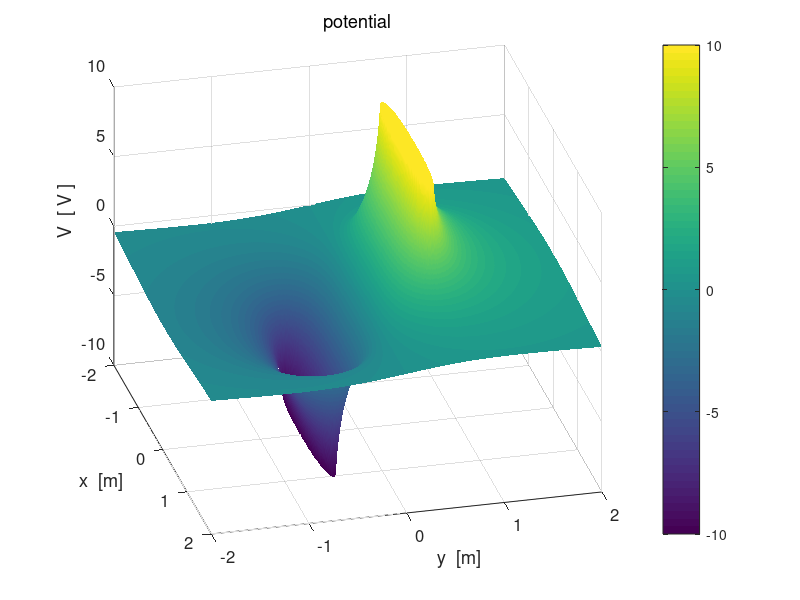

The MATLAB source for this figure: (Note: this script raises an error after producing the figure.)
% cemVE10.m
% 21 april 2016
% Ian Cooper
% School of Physics, University of Sydney
% ../mphome.htm

% Potential and Electric Field in [2D] region
% Model of a short capacitor
% Figure 6: Electric field lines
%           need to be careful with number of streamlines and their
%           starting positions ===>
%           Density of electric lines proportion to strength of electric field


clear all
close all
clc
tic

% ========================================================================
% INPUTS  
% ========================================================================

% Number of grid point    [N = 10001]
   N = 1001;

% Number of charges
   NQ = 100;
   
% Charge   
   Q0 = 10e-6;
   
% Radius of circular charged conductor;   
   a = 0.05;
   
% X & Y components of position of charges  [0, 0, 0, 0, 0]
   x1 = -1; x2 = 1;
   y1 = -0.5; y2 = 0.5;

% constants
   eps0 = 8.854e-12;
   kC = 1/(4*pi*eps0);
   
% Dimensions of region / saturation levels
%   [dimensions of region -2 to 2 / minR = 1e-6 / Esat = 1e6 / Vsat = 1e6]
   minX = -2;  
   maxX =  2;
   minY = -2;
   maxY =  2;
   minR = 1e-6;
   minRx = 1e-6;
   minRy = 1e-6;
   Vsat = kC * max(abs(Q0)) / a;
   Esat = kC * max(abs(Q0)) / a^2;
   Vsat = 1e7;
   Esat = 1e8;
% =======================================================================
% SETUP 
% =======================================================================

% Charges
  Q = -Q0 .* ones(1,NQ);
  Q(1+NQ/2:NQ) = Q0;
  xC(1:NQ/2) = linspace(x1,x2,NQ/2);
  xC(1+NQ/2:NQ) = linspace(x1,x2,NQ/2);
  yC(1:NQ/2) = y1; yC(1+NQ/2:NQ) = y2;
  
% Fields
    V = zeros(N,N);
    Ex = zeros(N,N); Ey = zeros(N,N);
    
% [2D] region
    x  = linspace(minX,maxX,N);
    y = linspace(minY, maxY,N);
    
% Color of charged object  +  red   /   - black
    col1 = [1 0 0];
    col2 = [0 0 0];
   
% Grid positions
    [xG, yG] = meshgrid(x,y);

% =======================================================================
% CALCULATION: POTENTIAL & ELECTRIC FIELD 
% =======================================================================

for n = 1 : NQ
   Rx = xG - xC(n);
   Ry = yG - yC(n);
   
   index = find(abs(Rx)+ abs(Ry) == 0); 
   Rx(index) = minRx;  Ry(index) = minRy;
   
   R = sqrt(Rx.^2 + Ry.^2);
   R(R==0) = minR;
   V = V + kC .* Q(n) ./ (R);
   
   R3 = R.^3;
   Ex = Ex + kC .* Q(n) .* Rx ./ R3;
   Ey = Ey + kC .* Q(n) .* Ry ./ R3;
end

   if max(max(V)) >=  Vsat; V(V > Vsat)  = Vsat; end;
   if min(min(V)) <= -Vsat; V(V < -Vsat) = -Vsat; end;

   E = sqrt(Ex.^2 + Ey.^2);
   if max(max(E)) >=  Esat; E(E >  Esat)  =  Esat; end;
   if min(min(E)) <= -Esat; E(E < -Esat)  = -Esat; end;
   
   if max(max(Ex)) >=  Esat; Ex(Ex >  Esat)  =  Esat; end;
   if min(min(Ex)) <= -Esat; Ex(Ex < -Esat)  = -Esat; end;
   
   if max(max(Ey)) >=  Esat; Ey(Ey >  Esat)  =  Esat; end;
   if min(min(Ey)) <= -Esat; Ey(Ey < -Esat)  = -Esat; end;
   

% ======================================================================= 
% GRAPHICS 
% =======================================================================

%%

figure(1)   % 11111111111111111111111111111111111111111111111111111111111
   set(gcf,'units','normalized','position',[0.01 0.52 0.23 0.32]);
   surf(xG,yG,V./1e6);
   
   xlabel('x  [m]'); ylabel('y  [m]'); zlabel('V  [ V ]');
   title('potential','fontweight','normal');
   
   rotate3d
   view(76,32);
   set(gca,'fontsize',12)
   set(gca,'xLim',[-2, 2]); set(gca,'yLim',[-2, 2]);
   
   shading interp;
   h = colorbar;
   h.Label.String = 'V   [ MV ]';
   colormap(parula);
   axis square
   box on

%%   
figure(2)   %2222222222222222222222222222222222222222222222222222222222222
   set(gcf,'units','normalized','position',[0.25 0.52 0.23 0.32]);
   zP = V./1e6;
   contourf(xG,yG,zP,16);
   %set(gca,'xLim',[-5,5]); set(gca,'yLim', [-5, 5]);
   %set(gca,'xTick',-5:5); set(gca,'yTick', -5:5);
   hold on
   
   % charged conductors 
      col = col2;
      for n = 1:NQ/2
         pos = [-a+xC(n), -a+yC(n), 2*a, 2*a];
         h = rectangle('Position',pos,'Curvature',[1,1]);
         set(h,'FaceColor',col,'EdgeColor',col);
      end
      
      col = col1;
      for n = 1+NQ/2:NQ
         pos = [-a+xC(n), -a+yC(n), 2*a, 2*a];
         h = rectangle('Position',pos,'Curvature',[1,1]);
         set(h,'FaceColor',col,'EdgeColor',col);
      end
      
   
   xlabel('x  [m]'); ylabel('y  [m]');
   title('potential','fontweight','normal');
      
   shading interp
   h = colorbar;
   h.Label.String = 'V   [ MV ]';
   colormap(parula);
   
   
   set(gca,'fontsize',12);
   axis square
   box on

%%
figure(3)   % 33333333333333333333333333333333333333333333333333333333333
   set(gcf,'units','normalized','position',[0.49 0.52 0.23 0.32]);
       c = 0; yStep = zeros(1,5);
       
      for n = ceil(N/2) : ceil(N/10): N
   %  for n = [1 11 21 31 41 51]
        xP = xG(n,:); yP = V(n,:)./1e6;
        plot(xP,yP,'linewidth',2);
        hold on
        c = c+1;
        yStep(c) = yG(n,1);
     end
     
       %tt = num2str(yStep,2);
       %tm1 = 'y  =  ';
       %tm2 = tt;
       %tm = [tm1 tm2];
       tm = 'Potential profiles for different y values';
       xlabel('x  [m]'); ylabel('V  [ MV ]');
       set(gca,'fontsize',12)  
       h_title = title(tm);
       set(h_title,'fontsize',12,'FontWeight','normal');
       %set(gca,'xTick',-5:5);
       tm1 = num2str(yStep(1),2);
       tm2 = num2str(yStep(2),2); tm3 = num2str(yStep(3),2);
       tm4 = num2str(yStep(4),2);  tm5 = num2str(yStep(5),2);
       %tm6 = num2str(yStep(6),3);
       h = legend(tm1,tm2,tm3,tm4,tm5,'Orientation','horizontal');
       set(h,'Location','northOutside');
      % 
%%
figure(4)   % 4444444444444444444444444444444444444444444444444444444444
     set(gcf,'units','normalized','position',[0.73 0.52 0.23 0.32]);
     
     c = 0; yStep = zeros(1,5);
     for n = ceil(N/2) : ceil(N/10): N
   %  for n = [1 11 21 31 41 51]
        xP = xG(n,:); yP = E(n,:)./1e6;
        plot(xP,yP,'linewidth',2);
        hold on
        c = c+1;
        yStep(c) = yG(n,1);
     end
     
    xlabel('x  [m]'); ylabel('| E |  [ MV/m ]');
    tm = '| E | profiles for different y values';
    h = title(tm);
    set(h,'fontsize',12,'FontWeight','normal');
       
    tm1 = num2str(yStep(1),2);
    tm2 = num2str(yStep(2),2); tm3 = num2str(yStep(3),2);
    tm4 = num2str(yStep(4),2);  tm5 = num2str(yStep(5),2);
    h = legend(tm1,tm2,tm3,tm4,tm5);
    set(h,'Orientation','horizontal','Location','northOutside'); 
       
    set(gca,'fontsize',12);
    box on;

%%    
figure(5)   % 5555555555555555555555555555555555555555555555555555555555
set(gcf,'units','normalized','position',[0.01 0.1 0.23 0.32]);
   surf(xG,yG,E./1e6);
   
   xlabel('x  [m]'); ylabel('y  [m]'); zlabel('E  [ V / m ]');
   title('electric field | E |','fontweight','normal');
   
  
   colorbar
   shading interp
   h =  colorbar;
   h.Label.String = '| E |   [ MV/m ]';
   rotate3d
   view(30,50);
   
   axis square
   set(gca,'fontsize',12) 
   box on
   
%%
figure(6)   % 66666666666666666666666666666666666666666666666666666666666
   set(gcf,'units','normalized','position',[0.25 0.1 0.23 0.32]);  
   contourf(xG,yG,V./1e6,12)
      
   xlabel('x  [m]'); ylabel('y  [m]');
   title('potential','fontweight','normal');
  
   hold on
     
% Electric field lines
%     need to reverse the direction of streamlines for neg charges
  
% Charge 1 
%       ang = linspace(15,345,12);
%       ang1 = deg2rad(ang);
%       if Q(1) > 0;
           p3 = Ex; p4 = Ey;
%       else 
%           p3 = -Ex; p4 = -Ey;
%       end
         dx = xC(2)-xC(1);
         %sx = -8*dx + xC(1): 2*dx: 8*dx + xC(end);
         sx = -1.2:0.2:1.2;
         L = length(sx);
         sy = 0.45 .* ones(L,1);
         h = streamline(xG,yG,p3,p4,sx,sy);
         set(h,'linewidth',2,'color',[1 1 1]);
        
         
        % sx = -8*dx + xC(1): 2*dx: 8*dx + xC(end);
        % L = length(sx);
         sy = 0.55 .* ones(L,1);
         h = streamline(xG,yG,p3,p4,sx,sy);
         set(h,'linewidth',2,'color',[1 1 1]);
       
         sy = -0.55 .* ones(L,1);
         h = streamline(xG,yG,-p3,-p4,sx,sy);
         set(h,'linewidth',2,'color',[1 1 1]);
%    % Charge 2 
%       %ang = [-A 0*A 1*A 3*A 4*A 5*A 6*A 7*A 8*A 9*A   ];
%       ang2 = ang1 + pi/2;
%       if Q(2) > 0;
%           p3 = Ex; p4 = Ey;
%       else 
%           p3 = -Ex; p4 = -Ey;
%       end
%       
%       sx = xC(2) + a .* cos(ang2); sy = yC(2) + a .* sin(ang2);
%       h = streamline(xG,yG,p3,p4,sx,sy);
%       set(h,'linewidth',2,'color',[1 1 1]);
%       
% Charge 3 
      
%       if Q(3) > 0;
%           p3 = Ex; p4 = Ey;
%       else 
%           p3 = -Ex; p4 = -Ey;
%       end
%       
%       ang3 = ang1;
%       sx = xC(3) + a .* cos(ang3); sy = yC(3) + a .* sin(ang3);
%       h = streamline(xG,yG,p3,p4,sx,sy);
%       set(h,'linewidth',2,'color',[1 1 1]);
      
% charged conductors 
      col = col2;
      for n = 1:NQ/2
         pos = [-a+xC(n), -a+yC(n), 2*a, 2*a];
         h = rectangle('Position',pos,'Curvature',[1,1]);
         set(h,'FaceColor',col,'EdgeColor',col);
      end
      
      col = col1;
      for n = 1+NQ/2:NQ
         pos = [-a+xC(n), -a+yC(n), 2*a, 2*a];
         h = rectangle('Position',pos,'Curvature',[1,1]);
         set(h,'FaceColor',col,'EdgeColor',col);
      end
        
      shading interp
      h = colorbar;
      h.Label.String = 'V   [ MV ]';
      h = colormap('parula');
      beta = 0.5;
      brighten(h,beta);
      
      set(gca,'xLim',[minX,maxX]); set(gca,'yLim', [minY, maxY]);
  
     axis square;
     box on;
     
%%
figure(7)   % 7777777777777777777777777777777777777777777777777777777777
   set(gcf,'units','normalized','position',[0.49 0.1 0.23 0.32]);
   pcolor(xG,yG,E./1e6);
   
   xlabel('x  [m]'); ylabel('y  [m]');
   title('electric field | E | ','fontweight','normal');
   
   %set(gca,'xLim',[-5,5]); set(gca,'yLim', [-5, 5]);
   %set(gca,'xTick',-5:5); set(gca,'yTick', -5:5);
   
   % charged conductors 
      col = col2;
      for n = 1:NQ/2
         pos = [-a+xC(n), -a+yC(n), 2*a, 2*a];
         h = rectangle('Position',pos,'Curvature',[1,1]);
         set(h,'FaceColor',col,'EdgeColor',col);
      end
      
      col = col1;
      for n = 1+NQ/2:NQ
         pos = [-a+xC(n), -a+yC(n), 2*a, 2*a];
         h = rectangle('Position',pos,'Curvature',[1,1]);
         set(h,'FaceColor',col,'EdgeColor',col);
      end
   
   shading interp
   h = colorbar;
   h.Label.String = '|E|   [ MV/m ]';
   
   axis square
   set(gca,'fontsize',12)
   box on   
   
 
%%       
figure(8)    % 8888888888888888888888888888888888888888888888888888888888
     set(gcf,'units','normalized','position',[0.73 0.1 0.23 0.32]); 
     hold on
     index1 = 51 : 50 : 951;
     index1 = [index1 500 502];
     index2 = index1;
          
     p1 = xG(index1, index2); p2 = yG(index1, index2);
     
% scaling of electric field lines: unit length
        p3 = Ex(index1, index2)./(E(index1,index2));
        p4 = Ey(index1, index2)./(E(index1,index2));
% no scaling of electric field lines
%  p3 = Ex(index1, index2); p4 = Ey(index1, index2); 
     
     h = quiver(p1,p2,p3,p4,'autoscalefactor',0.8);
     set(h,'color',[0 0 1],'linewidth',1.2)
     
      hold on
      
% charged conductors 
      col = col2;
      for n = 1:NQ/2
         pos = [-a+xC(n), -a+yC(n), 2*a, 2*a];
         h = rectangle('Position',pos,'Curvature',[1,1]);
         set(h,'FaceColor',col,'EdgeColor',col);
      end
      
      col = col1;
      for n = 1+NQ/2:NQ
         pos = [-a+xC(n), -a+yC(n), 2*a, 2*a];
         h = rectangle('Position',pos,'Curvature',[1,1]);
         set(h,'FaceColor',col,'EdgeColor',col);
      end
      
      xlabel('x  [m]'); ylabel('y  [m]');
      title('direction of scaled E at grid points','fontweight','normal');
     
      set(gca,'xLim',[-2,2]); set(gca,'yLim', [-2, 2]);
      axis([-2 2 -2 2]);
      axis equal
      box on
 
%%

     toc
     
   
